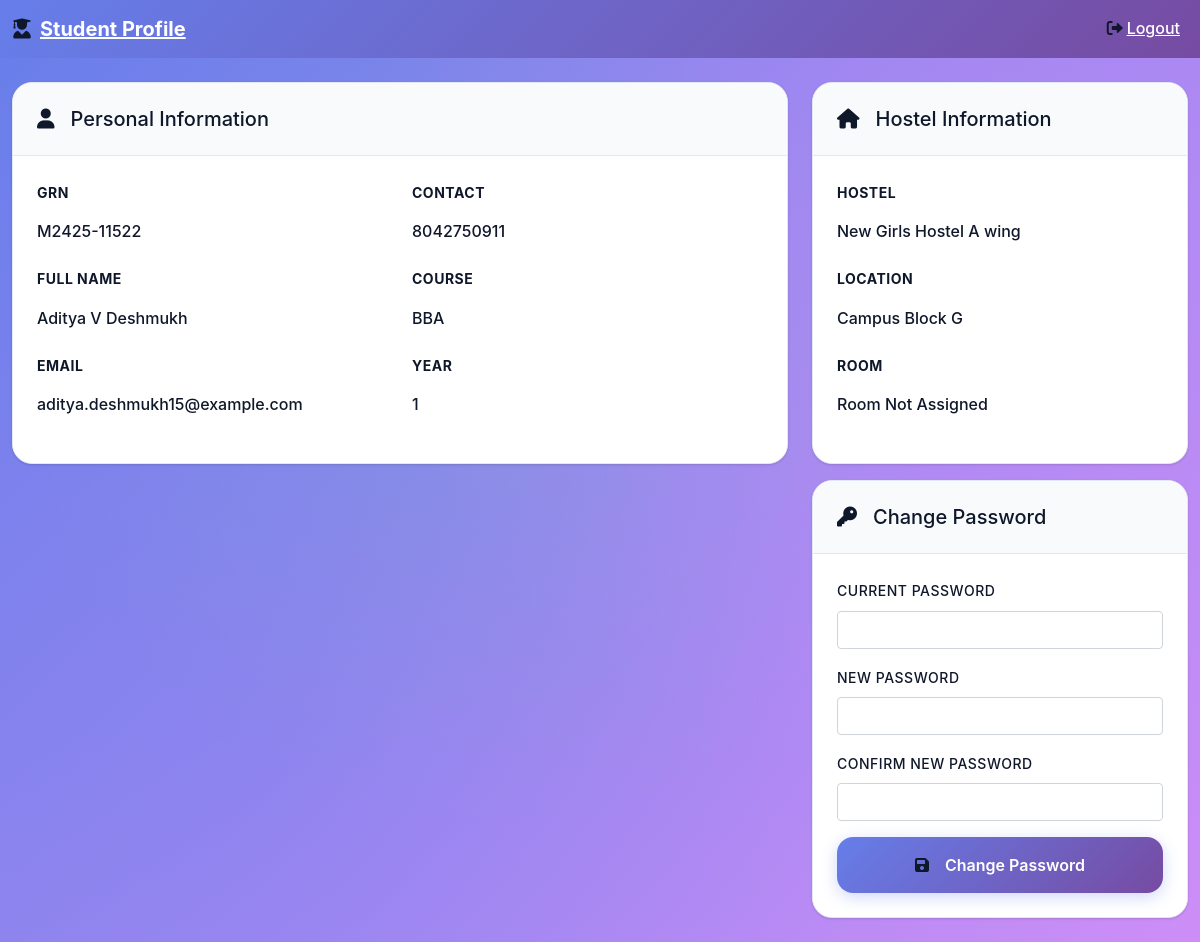
Page /vss/dashboards/student_profile.php (signed in) on the committed database.
### tables this page shows
CREATE TABLE `students` (
  `id` int(11) NOT NULL AUTO_INCREMENT,
  `grn` varchar(20) NOT NULL,
  `name` varchar(100) NOT NULL,
  `course` varchar(100) NOT NULL,
  `year` int(11) NOT NULL,
  `hostel_id` int(11) DEFAULT NULL,
  `room_id` int(11) DEFAULT NULL,
  `user_id` int(11) DEFAULT NULL,
  `email` varchar(100) DEFAULT NULL,
  `contact` varchar(15) DEFAULT NULL,
  `created_at` timestamp NOT NULL DEFAULT current_timestamp(),
  `password` varchar(255) DEFAULT NULL,
  `room_no` varchar(20) DEFAULT NULL,
  `grn_no` varchar(50) DEFAULT NULL,
  `first_name` varchar(100) DEFAULT NULL,
  `middle_name` varchar(100) DEFAULT NULL,
  `last_name` varchar(100) DEFAULT NULL,
  `mothers_name` varchar(100) DEFAULT NULL,
  `student_mobile` varchar(20) DEFAULT NULL,
  `parents_mobile` varchar(20) DEFAULT NULL,
  `faculty` varchar(100) DEFAULT NULL,
  `samiti_year` int(11) DEFAULT NULL,
  `college_year` int(11) DEFAULT NULL,
  `course_duration` int(11) DEFAULT NULL,
  `hostel_allocation` varchar(100) DEFAULT NULL,
  `wing` varchar(50) DEFAULT NULL,
  `floor` varchar(20) DEFAULT NULL,
  `room_number` varchar(20) DEFAULT NULL,
  PRIMARY KEY (`id`),
  UNIQUE KEY `grn` (`grn`),
  KEY `hostel_id` (`hostel_id`),
  KEY `user_id` (`user_id`),
  CONSTRAINT `students_ibfk_1` FOREIGN KEY (`hostel_id`) REFERENCES `hostels` (`id`),
  CONSTRAINT `students_ibfk_2` FOREIGN KEY (`user_id`) REFERENCES `users` (`id`)
);

### vss/dashboards/student_profile.php (the view, shortened to what this page needs)
<?php
require_once '../config/database.php';
$student_id = $_SESSION['student_id'];
try {
    $pdo->exec("ALTER TABLE students ADD COLUMN IF NOT EXISTS email VARCHAR(255) DEFAULT 'student@hostel.com'");
    $pdo->exec("ALTER TABLE students ADD COLUMN IF NOT EXISTS contact VARCHAR(20) DEFAULT '0000000000'");
    $pdo->exec("ALTER TABLE students ADD COLUMN IF NOT EXISTS course VARCHAR(100) DEFAULT 'General'");
    $pdo->exec("ALTER TABLE students ADD COLUMN IF NOT EXISTS year INT DEFAULT 1");
    $pdo->exec("ALTER TABLE students ADD COLUMN IF NOT EXISTS password VARCHAR(255) DEFAULT NULL");
} catch (Exception $e) {}
$stmt = $pdo->prepare("SELECT s.*, COALESCE(h.name, 'Unknown Hostel') as hostel_name, COALESCE(h.location, 'Unknown') as location, COALESCE(r.room_number, 'Not Assigned') as room_number FROM students s
                       LEFT JOIN hostels h ON s.hostel_id = h.id
                       LEFT JOIN rooms r ON s.room_id = r.id
                       WHERE s.id = ?");
$stmt->execute([$student_id]);
$student = $stmt->fetch();
?>
<!DOCTYPE html>
<html lang="en">
<head>
    <link href="https://cdn.jsdelivr.net/npm/bootstrap@5.1.3/dist/css/bootstrap.min.css" rel="stylesheet">
    <link href="https://cdnjs.cloudflare.com/ajax/libs/font-awesome/6.0.0/css/all.min.css" rel="stylesheet">
    <link href="../assets/modern-dashboard.css" rel="stylesheet">
</head>
<body>
    <nav class="navbar navbar-expand-lg" style="background: linear-gradient(135deg, #667eea 0%, #764ba2 100%);">
        <div class="container-fluid">
            <a class="navbar-brand fw-bold text-white" href="#">
                <i class="fas fa-user-graduate me-2"></i>Student Profile
            </a>
            <div class="navbar-nav ms-auto">
                <a class="nav-link text-white" href="../auth/logout.php">
                    <i class="fas fa-sign-out-alt me-1"></i>Logout
                </a>
            </div>
        </div>
    </nav>
    <div class="container-fluid py-4">
        <div class="row">
            <div class="col-md-8">
                <div class="modern-card">
                    <div class="card-header">
                        <h5><i class="fas fa-user me-2"></i>Personal Information</h5>
                    </div>
                    <div class="card-body">
                        <div class="row">
                            <div class="col-md-6">
                                <div class="mb-3">
                                    <label class="form-label fw-bold">GRN</label>
                                    <p class="form-control-plaintext"><?php echo $student['grn']; ?></p>
                                </div>
                                <div class="mb-3">
                                    <label class="form-label fw-bold">Full Name</label>
                                    <p class="form-control-plaintext"><?php echo $student['name']; ?></p>
                                </div>
                                <div class="mb-3">
                                    <label class="form-label fw-bold">Email</label>
                                    <p class="form-control-plaintext"><?php echo $student['email']; ?></p>
                                </div>
                            </div>
                            <div class="col-md-6">
                                <div class="mb-3">
                                    <label class="form-label fw-bold">Contact</label>
                                    <p class="form-control-plaintext"><?php echo $student['contact']; ?></p>
                                </div>
                                <div class="mb-3">
                                    <label class="form-label fw-bold">Course</label>
                                    <p class="form-control-plaintext"><?php echo $student['course']; ?></p>
                                </div>
                                <div class="mb-3">
                                    <label class="form-label fw-bold">Year</label>
                                    <p class="form-control-plaintext"><?php echo $student['year']; ?></p>
                                </div>
                            </div>
                        </div>
                    </div>
                </div>
            </div>
            <div class="col-md-4">
                <div class="modern-card">
                    <div class="card-header">
                        <h5><i class="fas fa-home me-2"></i>Hostel Information</h5>
                    </div>
                    <div class="card-body">
                        <div class="mb-3">
                            <label class="form-label fw-bold">Hostel</label>
                            <p class="form-control-plaintext"><?php echo $student['hostel_name']; ?></p>
                        </div>
                        <div class="mb-3">
                            <label class="form-label fw-bold">Location</label>
                            <p class="form-control-plaintext"><?php echo $student['location']; ?></p>
                        </div>
                        <div class="mb-3">
                            <label class="form-label fw-bold">Room</label>
                            <p class="form-control-plaintext">
                                <?php echo $student['room_number'] ? 'Room ' . $student['room_number'] : 'Not Assigned'; ?>
                            </p>
                        </div>
                    </div>
                </div>
                <div class="modern-card mt-3">
                    <div class="card-header">
                        <h5><i class="fas fa-key me-2"></i>Change Password</h5>
                    </div>
                    <div class="card-body">
                        <form method="POST">
                            <div class="mb-3">
                                <label class="form-label">Current Password</label>
                                <input type="password" class="form-control" name="current_password" required>
                            </div>
                            <div class="mb-3">
                                <label class="form-label">New Password</label>
                                <input type="password" class="form-control" name="new_password" required>
                            </div>
                            <div class="mb-3">
                                <label class="form-label">Confirm New Password</label>
                                <input type="password" class="form-control" name="confirm_password" required>
                            </div>
                            <button type="submit" name="change_password" class="btn btn-primary w-100">
                                <i class="fas fa-save me-2"></i>Change Password
                            </button>
                        </form>
                    </div>
                </div>
            </div>
        </div>
    </div>
</body>
</html>

### rows in the picture
students: grn "M2425-11522", name "Aditya V Deshmukh", email "aditya.deshmukh15@example.com", contact "8042750911", course "BBA", year "1"

### other values in the picture
$student['hostel_name'] "New Girls Hostel A wing"
$student['location'] "Campus Block G"
$student['room_number'] "Not Assigned"
